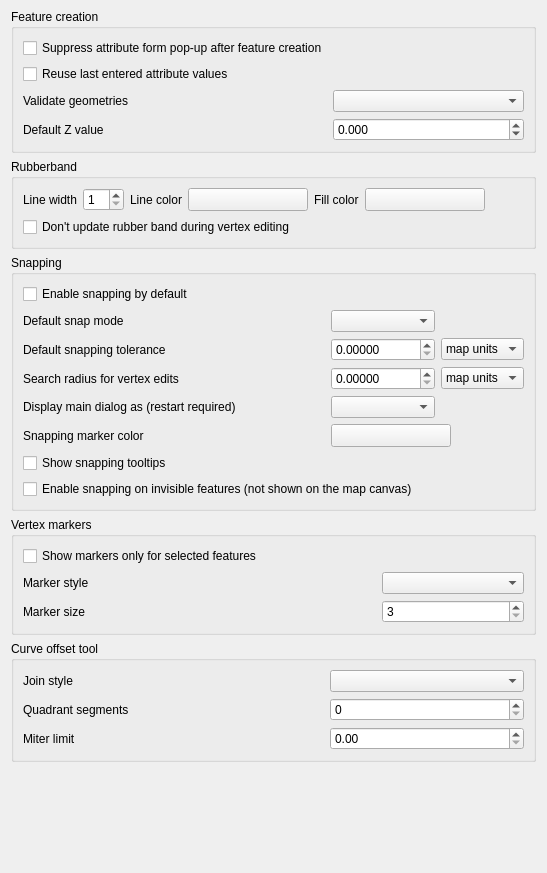
             <widget class="QWidget" name="mOptionsScrollAreaContents_07">
              <property name="geometry">
               <rect>
                <x>0</x>
                <y>0</y>
                <width>547</width>
                <height>873</height>
               </rect>
              </property>
              <layout class="QVBoxLayout" name="verticalLayout_31">
               <property name="topMargin">
                <number>9</number>
               </property>
               <item>
                <widget class="QgsCollapsibleGroupBox" name="mEnterAttributeValuesGroupBox">
                 <property name="title">
                  <string>Feature creation</string>
                 </property>
                 <layout class="QGridLayout" name="gridLayout_28">
                  <item row="2" column="0">
                   <widget class="QLabel" name="label_19">
                    <property name="text">
                     <string>Validate geometries</string>
                    </property>
                   </widget>
                  </item>
                  <item row="0" column="0" colspan="3">
                   <widget class="QCheckBox" name="chkDisableAttributeValuesDlg">
                    <property name="text">
                     <string>Suppress attribute form pop-up after feature creation</string>
                    </property>
                    <property name="tristate">
                     <bool>false</bool>
                    </property>
                   </widget>
                  </item>
                  <item row="2" column="1">
                   <spacer name="horizontalSpacer_32">
                    <property name="orientation">
                     <enum>Qt::Horizontal</enum>
                    </property>
                    <property name="sizeHint" stdset="0">
                     <size>
                      <width>40</width>
                      <height>20</height>
                     </size>
                    </property>
                   </spacer>
                  </item>
                  <item row="1" column="0" colspan="3">
                   <widget class="QCheckBox" name="chkReuseLastValues">
                    <property name="text">
                     <string>Reuse last entered attribute values</string>
                    </property>
                    <property name="tristate">
                     <bool>false</bool>
                    </property>
                   </widget>
                  </item>
                  <item row="3" column="0">
                   <widget class="QLabel" name="mDefaultZValueLabel">
                    <property name="text">
                     <string>Default Z value</string>
                    </property>
                   </widget>
                  </item>
                  <item row="3" column="2">
                   <widget class="QDoubleSpinBox" name="mDefaultZValueSpinBox">
                    <property name="decimals">
                     <number>3</number>
                    </property>
                    <property name="minimum">
                     <double>-999999.998999999952503</double>
                    </property>
                    <property name="maximum">
                     <double>1000000.000000000000000</double>
                    </property>
                    <property name="singleStep">
                     <double>1.000000000000000</double>
                    </property>
                   </widget>
                  </item>
                  <item row="2" column="2">
                   <widget class="QComboBox" name="mValidateGeometries">
                    <property name="sizePolicy">
                     <sizepolicy hsizetype="Expanding" vsizetype="Fixed">
                      <horstretch>0</horstretch>
                      <verstretch>0</verstretch>
                     </sizepolicy>
                    </property>
                   </widget>
                  </item>
                 </layout>
                </widget>
               </item>
               <item>
                <widget class="QgsCollapsibleGroupBox" name="mRubberBandGroupBox">
                 <property name="title">
                  <string>Rubberband</string>
                 </property>
                 <layout class="QGridLayout" name="_9">
                  <item row="0" column="9">
                   <spacer name="horizontalSpacer_33">
                    <property name="orientation">
                     <enum>Qt::Horizontal</enum>
                    </property>
                    <property name="sizeHint" stdset="0">
                     <size>
                      <width>40</width>
                      <height>20</height>
                     </size>
                    </property>
                   </spacer>
                  </item>
                  <item row="0" column="0">
                   <widget class="QLabel" name="mLineWidthTextLabel">
                    <property name="sizePolicy">
                     <sizepolicy hsizetype="Maximum" vsizetype="Preferred">
                      <horstretch>0</horstretch>
                      <verstretch>0</verstretch>
                     </sizepolicy>
                    </property>
                    <property name="text">
                     <string>Line width</string>
                    </property>
                   </widget>
                  </item>
                  <item row="0" column="2">
                   <widget class="QLabel" name="mLineColorTextLabel">
                    <property name="sizePolicy">
                     <sizepolicy hsizetype="Maximum" vsizetype="Preferred">
                      <horstretch>0</horstretch>
                      <verstretch>0</verstretch>
                     </sizepolicy>
                    </property>
                    <property name="text">
                     <string>Line color</string>
                    </property>
                   </widget>
                  </item>
                  <item row="0" column="1">
                   <widget class="QSpinBox" name="mLineWidthSpinBox">
                    <property name="toolTip">
                     <string>Line width in pixels</string>
                    </property>
                    <property name="minimum">
                     <number>1</number>
                    </property>
                   </widget>
                  </item>
                  <item row="0" column="5">
                   <widget class="QgsColorButton" name="mFillColorToolButton">
                    <property name="sizePolicy">
                     <sizepolicy hsizetype="Fixed" vsizetype="Fixed">
                      <horstretch>0</horstretch>
                      <verstretch>0</verstretch>
                     </sizepolicy>
                    </property>
                    <property name="minimumSize">
                     <size>
                      <width>120</width>
                      <height>0</height>
                     </size>
                    </property>
                    <property name="maximumSize">
                     <size>
                      <width>120</width>
                      <height>16777215</height>
                     </size>
                    </property>
                    <property name="text">
                     <string/>
                    </property>
                   </widget>
                  </item>
                  <item row="0" column="4">
                   <widget class="QLabel" name="mSelectColorTextLabel">
                    <property name="sizePolicy">
                     <sizepolicy hsizetype="Maximum" vsizetype="Preferred">
                      <horstretch>0</horstretch>
                      <verstretch>0</verstretch>
                     </sizepolicy>
                    </property>
                    <property name="text">
                     <string>Fill color</string>
                    </property>
                   </widget>
                  </item>
                  <item row="0" column="3">
                   <widget class="QgsColorButton" name="mLineColorToolButton">
                    <property name="sizePolicy">
                     <sizepolicy hsizetype="Fixed" vsizetype="Fixed">
                      <horstretch>0</horstretch>
                      <verstretch>0</verstretch>
                     </sizepolicy>
                    </property>
                    <property name="minimumSize">
                     <size>
                      <width>120</width>
                      <height>0</height>
                     </size>
                    </property>
                    <property name="maximumSize">
                     <size>
                      <width>120</width>
                      <height>16777215</height>
                     </size>
                    </property>
                    <property name="text">
                     <string/>
                    </property>
                   </widget>
                  </item>
                  <item row="1" column="0" colspan="7">
                   <widget class="QCheckBox" name="mLineGhostCheckBox">
                    <property name="text">
                     <string>Don't update rubber band during vertex editing</string>
                    </property>
                   </widget>
                  </item>
                 </layout>
                </widget>
               </item>
               <item>
                <widget class="QgsCollapsibleGroupBox" name="mSnappingGroupBox">
                 <property name="title">
                  <string>Snapping</string>
                 </property>
                 <layout class="QGridLayout" name="gridLayout_3">
                  <item row="0" column="0" colspan="4">
                   <widget class="QCheckBox" name="mSnappingEnabledDefault">
                    <property name="text">
                     <string>Enable snapping by default</string>
                    </property>
                   </widget>
                  </item>
                  <item row="1" column="0">
                   <widget class="QLabel" name="mDefaultSnapModeLabel">
                    <property name="text">
                     <string>Default snap mode</string>
                    </property>
                   </widget>
                  </item>
                  <item row="1" column="1">
                   <spacer>
                    <property name="orientation">
                     <enum>Qt::Horizontal</enum>
                    </property>
                    <property name="sizeHint" stdset="0">
                     <size>
                      <width>273</width>
                      <height>19</height>
                     </size>
                    </property>
                   </spacer>
                  </item>
                  <item row="1" column="2">
                   <widget class="QComboBox" name="mDefaultSnapModeComboBox">
                    <property name="sizePolicy">
                     <sizepolicy hsizetype="Expanding" vsizetype="Fixed">
                      <horstretch>0</horstretch>
                      <verstretch>0</verstretch>
                     </sizepolicy>
                    </property>
                   </widget>
                  </item>
                  <item row="2" column="0">
                   <widget class="QLabel" name="mDefaultSnappingToleranceTextLabel">
                    <property name="text">
                     <string>Default snapping tolerance</string>
                    </property>
                   </widget>
                  </item>
                  <item row="2" column="1">
                   <spacer>
                    <property name="orientation">
                     <enum>Qt::Horizontal</enum>
                    </property>
                    <property name="sizeHint" stdset="0">
                     <size>
                      <width>241</width>
                      <height>20</height>
                     </size>
                    </property>
                   </spacer>
                  </item>
                  <item row="2" column="2">
                   <widget class="QDoubleSpinBox" name="mDefaultSnappingToleranceSpinBox">
                    <property name="decimals">
                     <number>5</number>
                    </property>
                    <property name="maximum">
                     <double>99999999.989999994635582</double>
                    </property>
                   </widget>
                  </item>
                  <item row="2" column="3">
                   <widget class="QComboBox" name="mDefaultSnappingToleranceComboBox">
                    <property name="sizePolicy">
                     <sizepolicy hsizetype="Expanding" vsizetype="Fixed">
                      <horstretch>0</horstretch>
                      <verstretch>0</verstretch>
                     </sizepolicy>
                    </property>
                    <item>
                     <property name="text">
                      <string>map units</string>
                     </property>
                    </item>
                    <item>
                     <property name="text">
                      <string>pixels</string>
                     </property>
                    </item>
                   </widget>
                  </item>
                  <item row="3" column="0">
                   <widget class="QLabel" name="mVertexSearchRadiusVertexEditLabel">
                    <property name="text">
                     <string>Search radius for vertex edits</string>
                    </property>
                   </widget>
                  </item>
                  <item row="3" column="1">
                   <spacer>
                    <property name="orientation">
                     <enum>Qt::Horizontal</enum>
                    </property>
                    <property name="sizeHint" stdset="0">
                     <size>
                      <width>61</width>
                      <height>20</height>
                     </size>
                    </property>
                   </spacer>
                  </item>
                  <item row="3" column="2">
                   <widget class="QDoubleSpinBox" name="mSearchRadiusVertexEditSpinBox">
                    <property name="decimals">
                     <number>5</number>
                    </property>
                    <property name="maximum">
                     <double>99999999.989999994635582</double>
                    </property>
                   </widget>
                  </item>
                  <item row="3" column="3">
                   <widget class="QComboBox" name="mSearchRadiusVertexEditComboBox">
                    <item>
                     <property name="text">
                      <string>map units</string>
                     </property>
                    </item>
                    <item>
                     <property name="text">
                      <string>pixels</string>
                     </property>
                    </item>
                   </widget>
                  </item>
                  <item row="4" column="0">
                   <widget class="QLabel" name="label_49">
                    <property name="text">
                     <string>Display main dialog as (restart required)</string>
                    </property>
                   </widget>
                  </item>
                  <item row="4" column="2">
                   <widget class="QComboBox" name="mSnappingMainDialogComboBox"/>
                  </item>
                  <item row="5" column="0">
                   <widget class="QLabel" name="label_2">
                    <property name="text">
                     <string>Snapping marker color</string>
                    </property>
                   </widget>
                  </item>
                  <item row="5" column="2" colspan="2">
                   <widget class="QgsColorButton" name="mSnappingMarkerColorButton">
                    <property name="minimumSize">
                     <size>
                      <width>120</width>
                      <height>0</height>
                     </size>
                    </property>
                    <property name="maximumSize">
                     <size>
                      <width>120</width>
                      <height>16777215</height>
                     </size>
                    </property>
                   </widget>
                  </item>
                  <item row="6" column="0" colspan="4">
                   <widget class="QCheckBox" name="mSnappingTooltipsCheckbox">
                    <property name="text">
                     <string>Show snapping tooltips</string>
                    </property>
                   </widget>
                  </item>
                  <item row="7" column="0" colspan="4">
                   <widget class="QCheckBox" name="mEnableSnappingOnInvisibleFeatureCheckbox">
                    <property name="text">
                     <string>Enable snapping on invisible features (not shown on the map canvas)</string>
                    </property>
                   </widget>
                  </item>
                 </layout>
                </widget>
               </item>
               <item>
                <widget class="QgsCollapsibleGroupBox" name="mVertexMarkerGroupBox">
                 <property name="title">
                  <string>Vertex markers</string>
                 </property>
                 <layout class="QGridLayout" name="_11">
                  <item row="1" column="0">
                   <widget class="QLabel" name="mMarkerStyleLabel">
                    <property name="text">
                     <string>Marker style</string>
                    </property>
                   </widget>
                  </item>
                  <item row="1" column="1">
                   <spacer>
                    <property name="orientation">
                     <enum>Qt::Horizontal</enum>
                    </property>
                    <property name="sizeHint" stdset="0">
                     <size>
                      <width>281</width>
                      <height>20</height>
                     </size>
                    </property>
                   </spacer>
                  </item>
                  <item row="1" column="2">
                   <widget class="QComboBox" name="mMarkerStyleComboBox">
                    <property name="sizePolicy">
                     <sizepolicy hsizetype="Expanding" vsizetype="Fixed">
                      <horstretch>0</horstretch>
                      <verstretch>0</verstretch>
                     </sizepolicy>
                    </property>
                   </widget>
                  </item>
                  <item row="2" column="2">
                   <widget class="QSpinBox" name="mMarkerSizeSpinBox">
                    <property name="layoutDirection">
                     <enum>Qt::LeftToRight</enum>
                    </property>
                    <property name="minimum">
                     <number>3</number>
                    </property>
                    <property name="singleStep">
                     <number>1</number>
                    </property>
                   </widget>
                  </item>
                  <item row="2" column="0">
                   <widget class="QLabel" name="label_6">
                    <property name="text">
                     <string>Marker size</string>
                    </property>
                   </widget>
                  </item>
                  <item row="2" column="1">
                   <spacer>
                    <property name="orientation">
                     <enum>Qt::Horizontal</enum>
                    </property>
                    <property name="sizeHint" stdset="0">
                     <size>
                      <width>40</width>
                      <height>20</height>
                     </size>
                    </property>
                   </spacer>
                  </item>
                  <item row="0" column="0" colspan="3">
                   <widget class="QCheckBox" name="mMarkersOnlyForSelectedCheckBox">
                    <property name="text">
                     <string>Show markers only for selected features</string>
                    </property>
                   </widget>
                  </item>
                 </layout>
                </widget>
               </item>
               <item>
                <widget class="QgsCollapsibleGroupBox" name="groupBox_21">
                 <property name="title">
                  <string>Curve offset tool</string>
                 </property>
                 <layout class="QGridLayout" name="gridLayout">
                  <item row="1" column="2">
                   <widget class="QSpinBox" name="mOffsetQuadSegSpinBox"/>
                  </item>
                  <item row="2" column="0">
                   <widget class="QLabel" name="label_28">
                    <property name="text">
                     <string>Miter limit</string>
                    </property>
                   </widget>
                  </item>
                  <item row="0" column="0">
                   <widget class="QLabel" name="label_26">
                    <property name="text">
                     <string>Join style</string>
                    </property>
                   </widget>
                  </item>
                  <item row="0" column="2">
                   <widget class="QComboBox" name="mOffsetJoinStyleComboBox">
                    <property name="sizePolicy">
                     <sizepolicy hsizetype="Expanding" vsizetype="Fixed">
                      <horstretch>0</horstretch>
                      <verstretch>0</verstretch>
                     </sizepolicy>
                    </property>
                   </widget>
                  </item>
                  <item row="1" column="0">
                   <widget class="QLabel" name="label_27">
                    <property name="text">
                     <string>Quadrant segments</string>
                    </property>
                   </widget>
                  </item>
                  <item row="2" column="2">
                   <widget class="QDoubleSpinBox" name="mCurveOffsetMiterLimitComboBox"/>
                  </item>
                  <item row="0" column="1">
                   <spacer name="horizontalSpacer_29">
                    <property name="orientation">
                     <enum>Qt::Horizontal</enum>
                    </property>
                    <property name="sizeHint" stdset="0">
                     <size>
                      <width>40</width>
                      <height>20</height>
                     </size>
                    </property>
                   </spacer>
                  </item>
                  <item row="1" column="1">
                   <spacer name="horizontalSpacer_30">
                    <property name="orientation">
                     <enum>Qt::Horizontal</enum>
                    </property>
                    <property name="sizeHint" stdset="0">
                     <size>
                      <width>40</width>
                      <height>20</height>
                     </size>
                    </property>
                   </spacer>
                  </item>
                  <item row="2" column="1">
                   <spacer name="horizontalSpacer_31">
                    <property name="orientation">
                     <enum>Qt::Horizontal</enum>
                    </property>
                    <property name="sizeHint" stdset="0">
                     <size>
                      <width>40</width>
                      <height>20</height>
                     </size>
                    </property>
                   </spacer>
                  </item>
                 </layout>
                </widget>
               </item>
               <item>
                <spacer name="verticalSpacer_4">
                 <property name="orientation">
                  <enum>Qt::Vertical</enum>
                 </property>
                 <property name="sizeHint" stdset="0">
                  <size>
                   <width>20</width>
                   <height>40</height>
                  </size>
                 </property>
                </spacer>
               </item>
              </layout>
             </widget>
